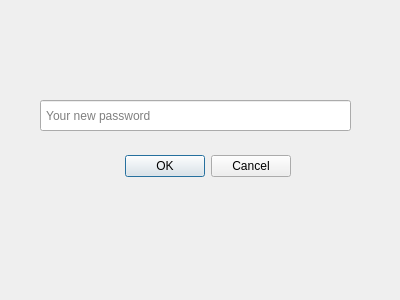
<?xml version="1.0" encoding="UTF-8"?>
<ui version="4.0">
 <class>add_new_password</class>
 <widget class="QDialog" name="add_new_password">
  <property name="geometry">
   <rect>
    <x>0</x>
    <y>0</y>
    <width>400</width>
    <height>300</height>
   </rect>
  </property>
  <property name="windowTitle">
   <string>Dialog</string>
  </property>
  <widget class="QDialogButtonBox" name="buttonBox">
   <property name="geometry">
    <rect>
     <x>-50</x>
     <y>150</y>
     <width>341</width>
     <height>32</height>
    </rect>
   </property>
   <property name="orientation">
    <enum>Qt::Horizontal</enum>
   </property>
   <property name="standardButtons">
    <set>QDialogButtonBox::Cancel|QDialogButtonBox::Ok</set>
   </property>
  </widget>
  <widget class="QLineEdit" name="input_new_password">
   <property name="geometry">
    <rect>
     <x>40</x>
     <y>100</y>
     <width>311</width>
     <height>31</height>
    </rect>
   </property>
   <property name="placeholderText">
    <string> Your new password</string>
   </property>
  </widget>
 </widget>
 <resources/>
 <connections>
  <connection>
   <sender>buttonBox</sender>
   <signal>accepted()</signal>
   <receiver>add_new_password</receiver>
   <slot>accept()</slot>
   <hints>
    <hint type="sourcelabel">
     <x>248</x>
     <y>254</y>
    </hint>
    <hint type="destinationlabel">
     <x>157</x>
     <y>274</y>
    </hint>
   </hints>
  </connection>
  <connection>
   <sender>buttonBox</sender>
   <signal>rejected()</signal>
   <receiver>add_new_password</receiver>
   <slot>reject()</slot>
   <hints>
    <hint type="sourcelabel">
     <x>316</x>
     <y>260</y>
    </hint>
    <hint type="destinationlabel">
     <x>286</x>
     <y>274</y>
    </hint>
   </hints>
  </connection>
 </connections>
</ui>
